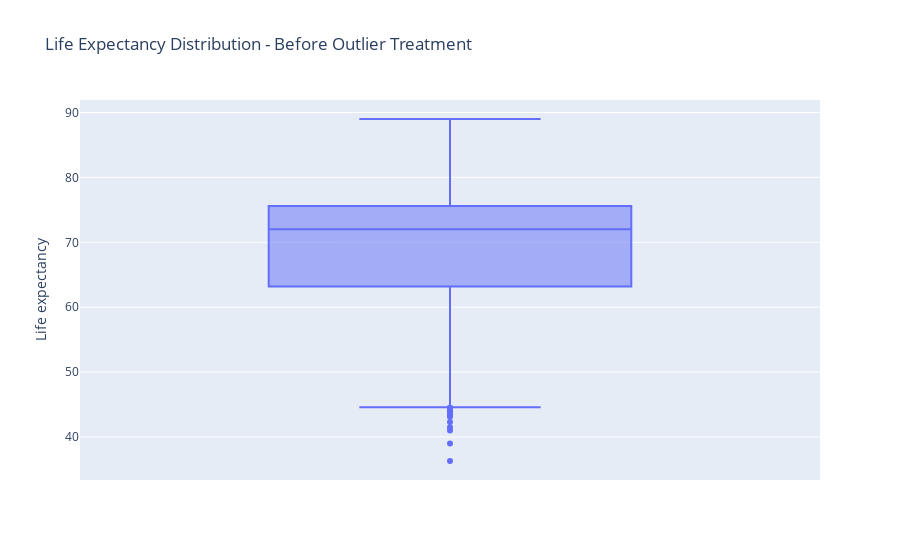
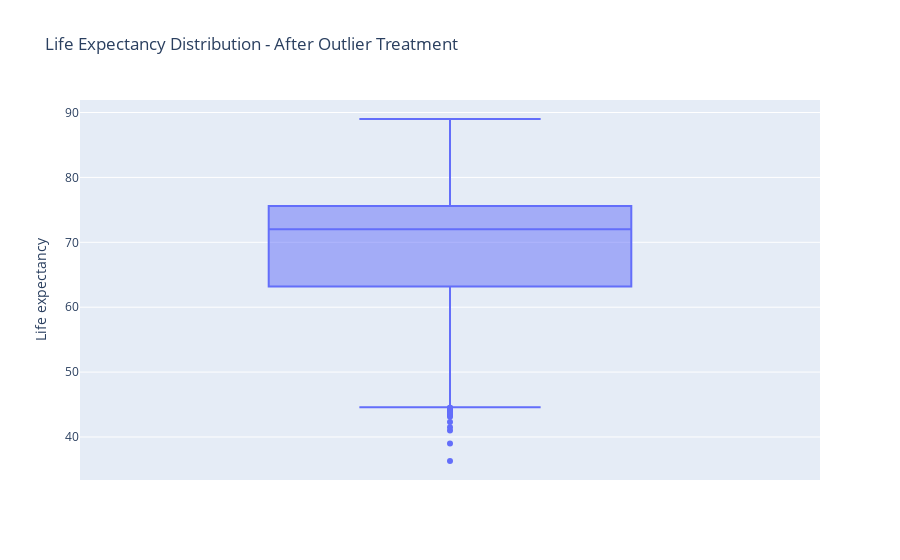

Source (notebook cell) for these figures, in order:
### Markdown cell above
## 4. Outlier Detection and Handling

We'll use the IQR (Interquartile Range) method to detect outliers and apply appropriate treatment strategies.

### Code cell
# Outlier detection and handling
numerical_cols = df_treated.select_dtypes(include=['int64', 'float64']).columns.tolist()
if 'Year' in numerical_cols:
    numerical_cols.remove('Year')

outlier_summary = []
df_outlier_treated = df_treated.copy()

for col in numerical_cols:
    # Skip if column has too many missing values
    if df_treated[col].isnull().sum() / len(df_treated) > 0.5:
        continue
        
    # IQR method for outlier detection
    Q1 = df_treated[col].quantile(0.25)
    Q3 = df_treated[col].quantile(0.75)
    IQR = Q3 - Q1
    lower_bound = Q1 - 1.5 * IQR
    upper_bound = Q3 + 1.5 * IQR
    
    outliers_count = len(df_treated[(df_treated[col] < lower_bound) | (df_treated[col] > upper_bound)])
    outlier_percentage = (outliers_count / len(df_treated)) * 100
    
    # Determine treatment strategy
    if outlier_percentage > 10:
        strategy = "Winsorize (5th-95th percentile)"
        # Apply winsorizing
        df_outlier_treated[col] = df_outlier_treated[col].clip(
            lower=df_outlier_treated[col].quantile(0.05),
            upper=df_outlier_treated[col].quantile(0.95)
        )
    elif outlier_percentage > 5:
        strategy = "Cap outliers (IQR method)"
        # Apply capping
        df_outlier_treated[col] = df_outlier_treated[col].clip(
            lower=lower_bound,
            upper=upper_bound
        )
    elif outlier_percentage > 0:
        strategy = "Keep outliers (low impact)"
    else:
        strategy = "No outliers detected"
    
    outlier_summary.append({
        'Column': col,
        'Outliers Count': outliers_count,
        'Outliers %': f"{outlier_percentage:.1f}%",
        'Strategy Applied': strategy,
        'Lower Bound': f"{lower_bound:.2f}",
        'Upper Bound': f"{upper_bound:.2f}"
    })

# Display outlier analysis summary
print("Automatic Outlier Treatment Applied:")
print("="*50)
outlier_df = pd.DataFrame(outlier_summary)
print(outlier_df.to_string(index=False))

# Show example of outlier treatment for Life Expectancy
fig = px.box(df_treated, y='Life expectancy', title='Life Expectancy Distribution - Before Outlier Treatment')
fig.show()

fig2 = px.box(df_outlier_treated, y='Life expectancy', title='Life Expectancy Distribution - After Outlier Treatment')
fig2.show()

# Store the final cleaned dataset
df_clean = df_outlier_treated.copy()
print(f"\nFinal cleaned dataset shape: {df_clean.shape}")
print(f"Total missing values remaining: {df_clean.isnull().sum().sum()}")

### Figure 1 — Plotly figure (JSON) as saved in the notebook; plotly's stock layout.template omitted (floating-point values rounded to 4 significant figures; data arrays with more than 128 entries replaced by an {"elided": "..."} marker saying what was removed)
{"data": [{"alignmentgroup": "True", "hovertemplate": "Life expectancy=%{y}<extra></extra>", "legendgroup": "", "marker": {"color": "#636efa"}, "name": "", "notched": false, "offsetgroup": "", "orientation": "v", "showlegend": false, "type": "box", "x0": " ", "xaxis": "x", "y": {"elided": "2938 float values"}, "y0": " ", "yaxis": "y"}], "layout": {"boxmode": "group", "legend": {"tracegroupgap": 0}, "title": {"text": "Life Expectancy Distribution - Before Outlier Treatment"}, "xaxis": {"anchor": "y", "domain": [0, 1]}, "yaxis": {"anchor": "x", "domain": [0, 1], "title": {"text": "Life expectancy"}}}}

### Figure 2 — Plotly figure (JSON) as saved in the notebook; plotly's stock layout.template omitted (floating-point values rounded to 4 significant figures; data arrays with more than 128 entries replaced by an {"elided": "..."} marker saying what was removed)
{"data": [{"alignmentgroup": "True", "hovertemplate": "Life expectancy=%{y}<extra></extra>", "legendgroup": "", "marker": {"color": "#636efa"}, "name": "", "notched": false, "offsetgroup": "", "orientation": "v", "showlegend": false, "type": "box", "x0": " ", "xaxis": "x", "y": {"elided": "2938 float values"}, "y0": " ", "yaxis": "y"}], "layout": {"boxmode": "group", "legend": {"tracegroupgap": 0}, "title": {"text": "Life Expectancy Distribution - After Outlier Treatment"}, "xaxis": {"anchor": "y", "domain": [0, 1]}, "yaxis": {"anchor": "x", "domain": [0, 1], "title": {"text": "Life expectancy"}}}}
